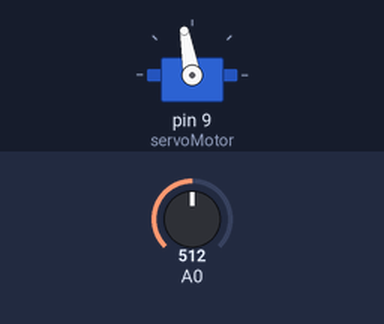
This sketch was run on a simulated Arduino Uno, built with avr-gcc and run on an emulated ATmega328P. Shown: servo. Inputs (shaded band) come from the test bench; at power-on: A0 = 512. What the sketch prints to the serial monitor is not drawn.

Above: at 3.3 s.
3.4 s: A0 set to 716
At 5.3 s:
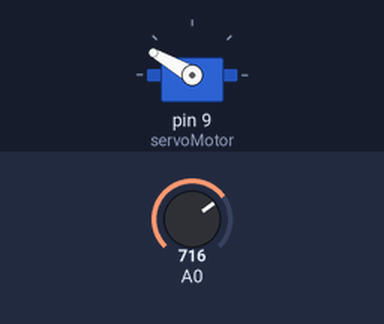
6.0 s: A0 set to 306
At 8.7 s:
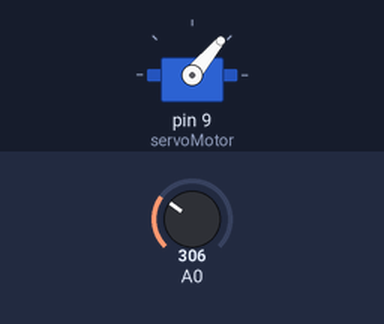
9.0 s: A0 set to 122
At 11.1 s:
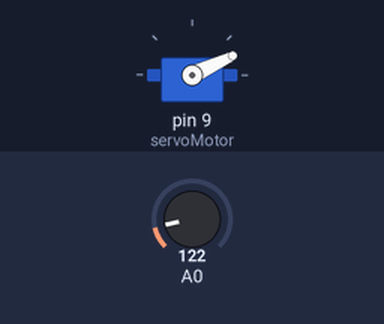
12.0 s: A0 set to 10
At 14.6 s:
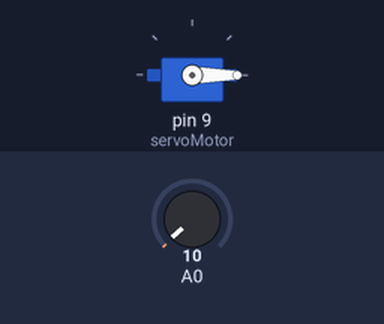
15.0 s: A0 set to 30
At 16.9 s:
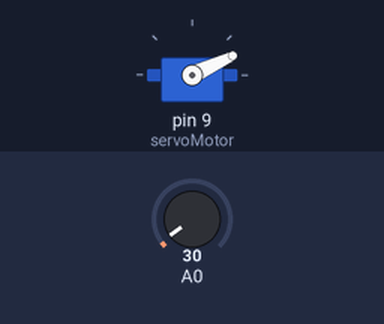
18.0 s: A0 set to 0
At 20.5 s:
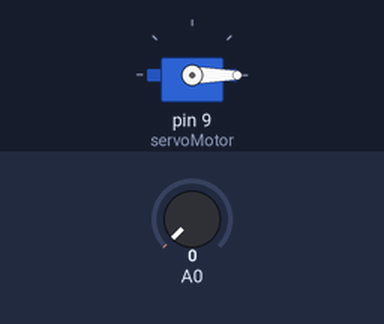
Timing chart, 0 to 22.0 s (numbered marks = the images above; inputs shaded):
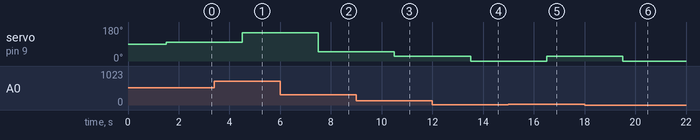

The sketch:

SERVO.ino
```cpp
#include <Servo.h>

Servo servoMotor;
void setup() {
  Serial.begin(9600);
  servoMotor.attach(9);

}

void loop() {
  delay(1000);
  int luzLeida = analogRead(A0);
  int luz = map(luzLeida, 0, 1023, 0, 100);
  Serial.print(luz);
  Serial.print(" % LUZ ");
  delay(500);
  servoMotor.write(60);
  if (luz <= 0) {
    Serial.print("Esta a 0°");
    servoMotor.write(0);
  } else if (luz <= 20){
    servoMotor.write(25);
    Serial.print("Esta a 25°");
  } else if (luz <= 30){
    servoMotor.write(50);
    Serial.print("Esta a 50°");
  }else if(luz <= 40){
    servoMotor.write(75);
    Serial.print("Esta a 75°");
  }else if (luz <= 50 ){
    servoMotor.write(100);
    Serial.print("Esta a 100°");
  }else{
    servoMotor.write(150);
    Serial.print("Esta a 150°");
  }
  Serial.println("");
}
```

Measured:
- after the input at 3.4 s, servo on pin 9 (servoMotor): 100° → 150° after 1.1 s
- after the input at 6.0 s, servo on pin 9 (servoMotor): 150° → 50° after 1.5 s
- after the input at 9.0 s, servo on pin 9 (servoMotor): 50° → 25° after 1.5 s
- after the input at 12.0 s, servo on pin 9 (servoMotor): 25° → 0° after 1.5 s
- after the input at 15.0 s, servo on pin 9 (servoMotor): 0° → 25° after 1.5 s
- after the input at 18.0 s, servo on pin 9 (servoMotor): 25° → 0° after 1.5 s
